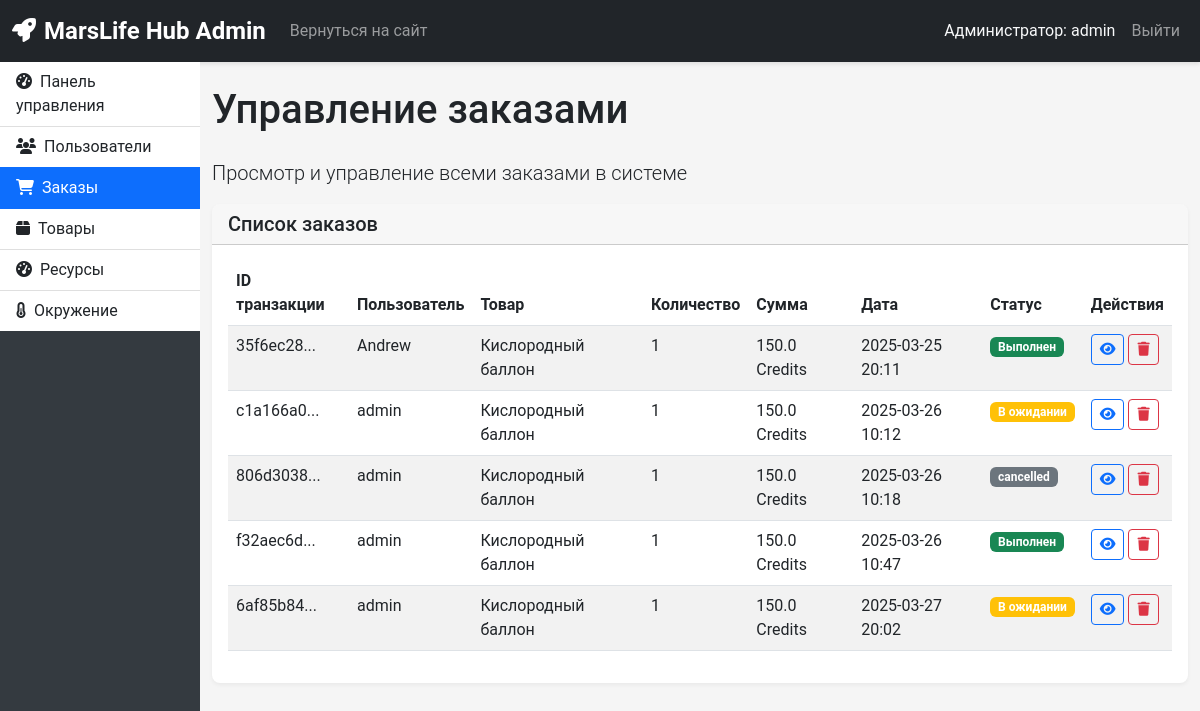
Before: /admin/transactions (signed in) with the older database file.
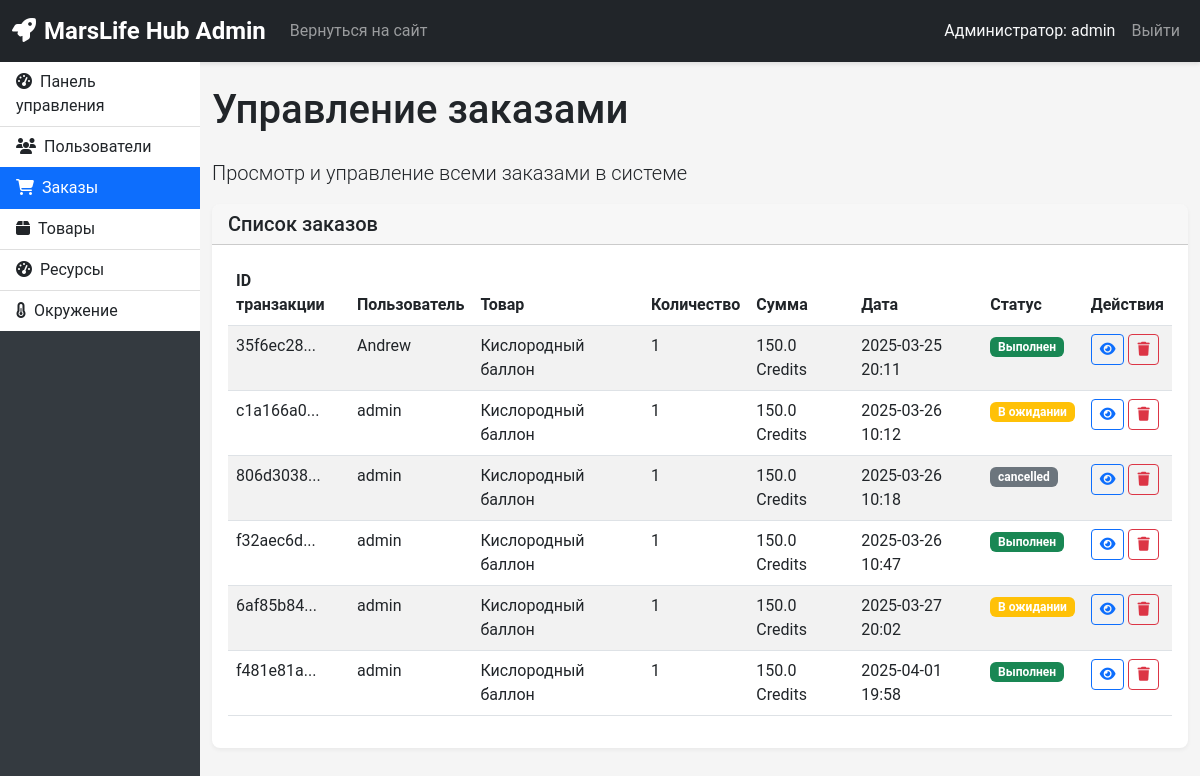
After: the same page with the newer database file.
### app_copy.py (models this page shows)
class Transaction(db.Model):
    id = db.Column(db.Integer, primary_key=True)
    user_id = db.Column(db.Integer, db.ForeignKey('user.id'), nullable=False)
    product_id = db.Column(db.Integer, db.ForeignKey('product.id'), nullable=False)
    quantity = db.Column(db.Integer, nullable=False)
    total_price = db.Column(db.Float, nullable=False)
    transaction_date = db.Column(db.DateTime, default=datetime.utcnow)
    transaction_id = db.Column(db.String(50), unique=True)
    status = db.Column(db.String(20), default='pending')
    payment_method = db.Column(db.String(20))  # 'card' или 'qr'
    card_number = db.Column(db.String(50))     # Полный ID карты

class User(db.Model):
    id = db.Column(db.Integer, primary_key=True)
    username = db.Column(db.String(80), unique=True, nullable=False)
    email = db.Column(db.String(120), unique=True, nullable=False)
    password = db.Column(db.String(20), nullable=False)
    role = db.Column(db.String(20), default='astronaut')

class Product(db.Model):
    id = db.Column(db.Integer, primary_key=True)
    name = db.Column(db.String(100), nullable=False)
    description = db.Column(db.Text)
    price = db.Column(db.Float, nullable=False)
    stock = db.Column(db.Integer, nullable=False)
    category = db.Column(db.String(50))
    image = db.Column(db.String(200))

### app_copy.py (the view)
@app.route('/admin/transactions')
def admin_transactions():
    if 'user_id' not in session:
        return redirect(url_for('login'))
    user = User.query.get(session['user_id'])
    if not user or user.role != 'admin':
        flash('У вас нет доступа к админской панели', 'danger')
        return redirect(url_for('index'))
    transactions = Transaction.query.all()
    users = {user.id: user.username for user in User.query.all()}
    products = {product.id: product.name for product in Product.query.all()}
    return render_template('admin/transactions.html',
                           transactions=transactions,
                           users=users,
                           products=products)

### templates/admin/transactions.html (shortened to what this page needs)
{% extends 'admin/base.html' %}
{% block content %}
<div class="row">
    <div class="col-12">
        <h1 class="mb-4">Управление заказами</h1>
        <p class="lead">Просмотр и управление всеми заказами в системе</p>
    </div>
</div>
<div class="row">
    <div class="col-12">
        <div class="card">
            <div class="card-header">
                <h5 class="mb-0">Список заказов</h5>
            </div>
            <div class="card-body">
                <div class="table-responsive">
                    <table class="table table-striped table-hover">
                        <thead>
                            <tr>
                                <th>ID транзакции</th>
                                <th>Пользователь</th>
                                <th>Товар</th>
                                <th>Количество</th>
                                <th>Сумма</th>
                                <th>Дата</th>
                                <th>Статус</th>
                                <th>Действия</th>
                            </tr>
                        </thead>
                        <tbody>
                            {% for transaction in transactions %}
                            <tr>
                                <td>{{ transaction.transaction_id[:8] }}...</td>
                                <td>{{ users[transaction.user_id] }}</td>
                                <td>{{ products[transaction.product_id] }}</td>
                                <td>{{ transaction.quantity }}</td>
                                <td>{{ transaction.total_price }} Credits</td>
                                <td>{{ transaction.transaction_date.strftime('%Y-%m-%d %H:%M') }}</td>
                                <td>
                                    {% if transaction.status == 'completed' %}
                                    <span class="badge bg-success">Выполнен</span>
                                    {% elif transaction.status == 'pending' %}
                                    <span class="badge bg-warning">В ожидании</span>
                                    {% else %}
                                    <span class="badge bg-secondary">{{ transaction.status }}</span>
                                    {% endif %}
                                </td>
                                <td>
                                    <button class="btn btn-sm btn-outline-primary" data-bs-toggle="modal" data-bs-target="#viewTransactionModal{{ transaction.id }}">
                                        <i class="fas fa-eye"></i>
                                    </button>
                                    <button class="btn btn-sm btn-outline-danger" data-bs-toggle="modal" data-bs-target="#deleteTransactionModal{{ transaction.id }}">
                                        <i class="fas fa-trash"></i>
                                    </button>
                                </td>
                            </tr>
                            {% endfor %}
                        </tbody>
                    </table>
                </div>
            </div>
        </div>
    </div>
</div>
{% endblock %}

Changed rows visible on the page:
added Transaction: {{ users[transaction.user_id] }} "admin", {{ products[transaction.product_id] }} "Кислородный баллон", status "Выполнен"
